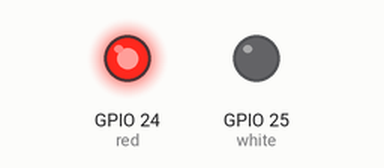
This program was run on a simulated Raspberry Pi (BCM pin numbers). Shown: output pins drawn as LEDs (lit = HIGH).

Above: at 0.05 s.
At 2.0 s:
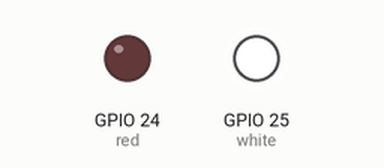
Timing chart, 0 to 4.6 s (numbered marks = the images above):
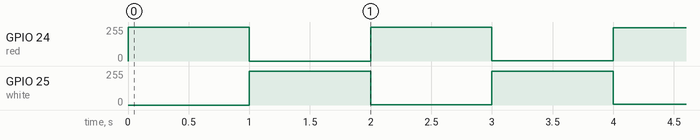

The program:

pwm.py
```python
import RPi.GPIO as GPIO # always needed with RPi.GPIO
from time import sleep  # pull in the sleep function from time module

GPIO.setmode(GPIO.BCM)  # choose BCM or BOARD numbering schemes. I use BCM

GPIO.setup(25, GPIO.OUT)# set GPIO 25 as output for white led
GPIO.setup(24, GPIO.OUT)# set GPIO 24 as output for red led

white = GPIO.PWM(25, 100)    # create object white for PWM on port 25 at 100 Hertz
red = GPIO.PWM(24, 100)      # create object red for PWM on port 24 at 100 Hertz

white.start(0)              # start white led on 0 percent duty cycle (off)
red.start(100)              # red fully on (100%)

# now the fun starts, we'll vary the duty cycle to
# dim/brighten the leds, so one is bright while the other is dim

pause_time = 0.02           # you can change this to slow down/speed up

try:
	while True:
                for i in range(0,100):
			white.ChangeDutyCycle(i)
			red.ChangeDutyCycle(100-i)
			sleep(1)
			white.ChangeDutyCycle(100-i)
			red.ChangeDutyCycle(i)
			sleep(1)

except KeyboardInterrupt:
	white.stop()            # stop the white PWM output
        red.stop()              # stop the red PWM output
        GPIO.cleanup()          # clean up GPIO on CTRL+C exit
```
